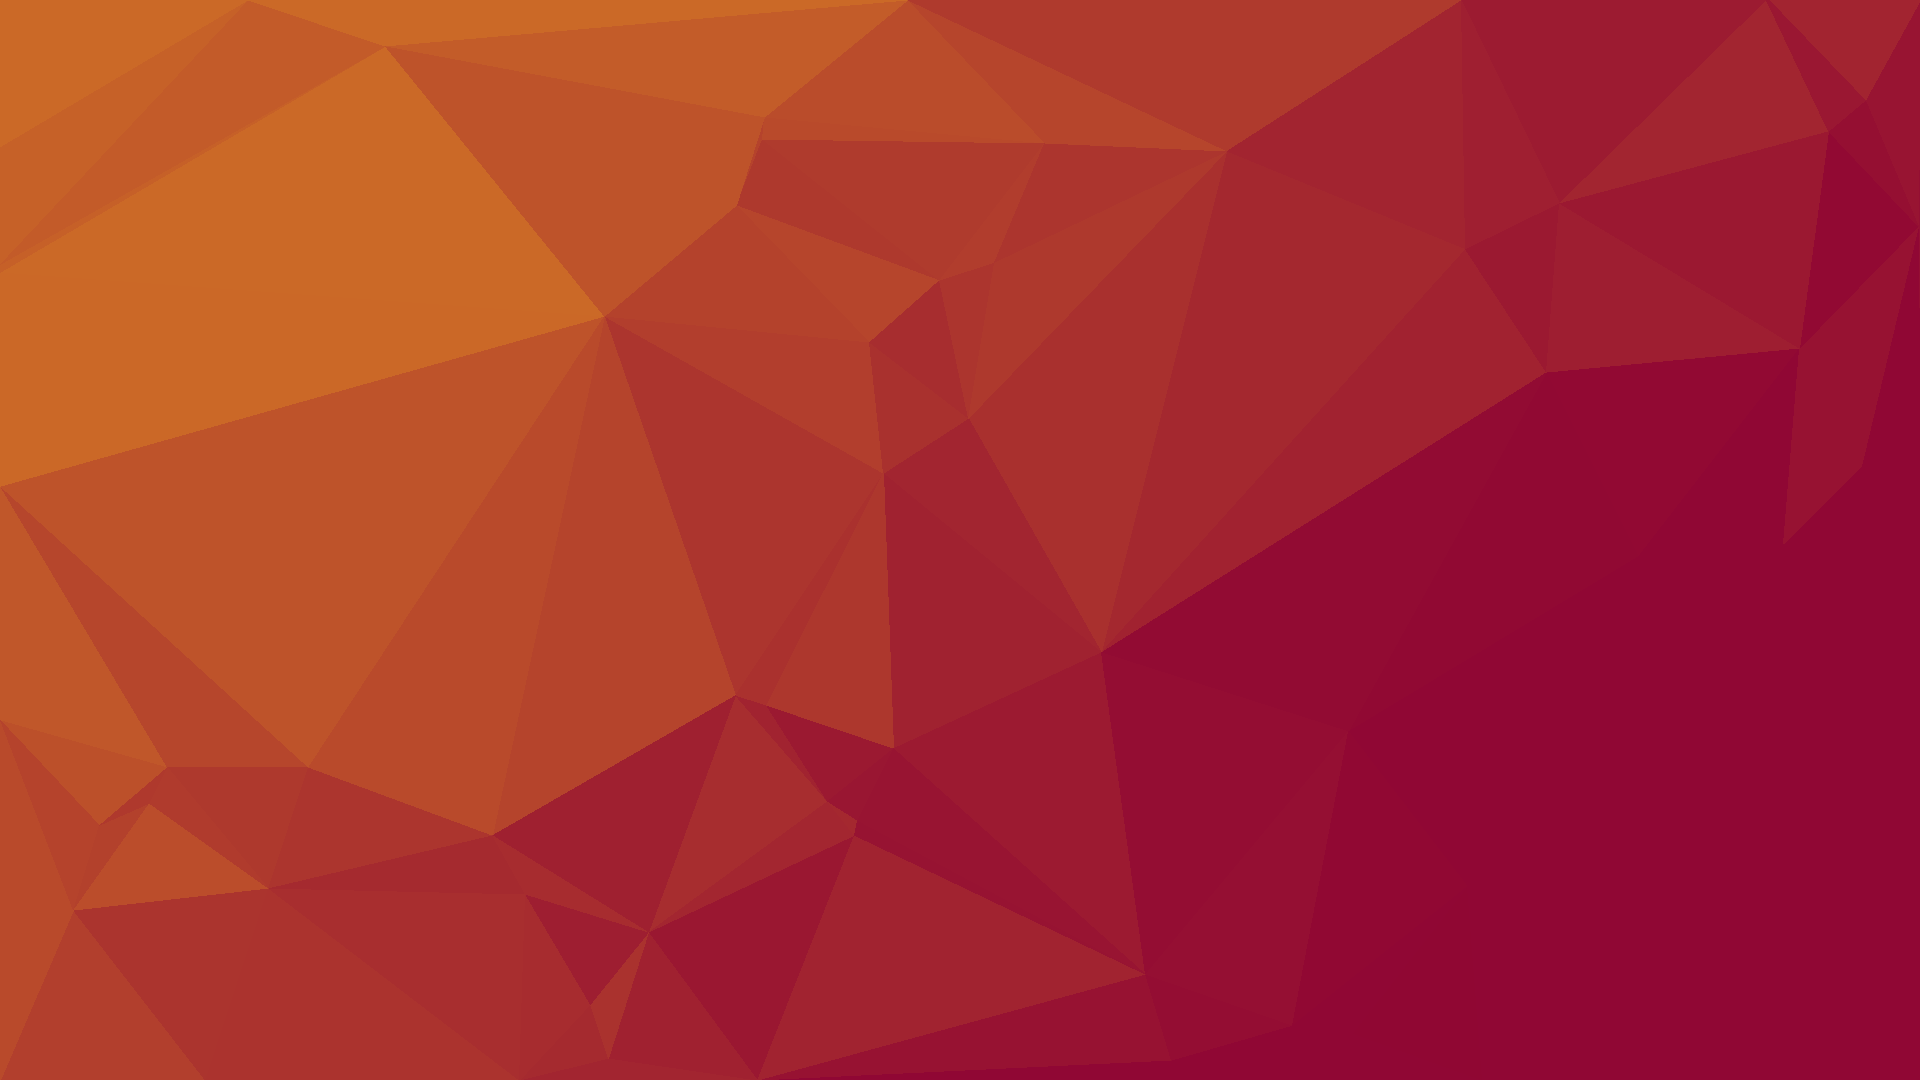

This figure's Python source:
#!/usr/bin/python

from random import random, randint
from scipy.spatial import Delaunay
from PIL import Image, ImageDraw, ImageColor, ImageOps
from math import sin, cos, pi


def coulomb_force(i, j, epsilon=100000):
    """Compute the vector force between points i and j, as per Coulomb's law.
    Keyword arguments:
    epsilon -- the proportionality constant (default 100,000)
    """
    ij = [ci - cj for ci, cj in zip(i, j)]
    ij_norm = sum(c * c for c in ij)**0.5
    if ij_norm > 0:
        return [epsilon * c / (ij_norm**3) for c in ij]
    else:
        return [0, 0]


def __main__():
    image_size = (1920, 1080)

    # color_left = ImageColor.getrgb("#c8a2c8")
    color_left = ImageColor.getrgb("#d97f25")
    color_right = ImageColor.getrgb("#8c0035")

    angle = pi / 6
    NUM_PTS = 50
    VALUE_MIN = 15
    VALUE_MAX = 240
    SHADING_FUZZ = 0.125
    BORDER_PASSES = 5
    MAX_FORCE = 3

    # Generate points list.
    points = [[random() * image_size[0], random() * image_size[1]]
              for _ in range(NUM_PTS)]

    # Apply repulsive forces to points until no net force exceeds MAX_FORCE
    # in magnitude.
    forces = []
    while forces and max(forces,
                         key=lambda f: sum(c * c for c in f)) < MAX_FORCE**2:
        for i, pti in enumerate(points):
            forces = [coulomb_force(pti, ptj) for ptj in points]
            net_force = [sum(col) for col in zip(*forces)]

            # Update positions, clipping to window size.
            pti = [max(0, min(cm, ci + cf))
                   for ci, cf, cm in zip(pti, net_force, image_size)]

    # Add the corners. This ensures the triangulation will take up the
    # entire image.
    points.extend([(0, 0), (image_size[0], 0), (0, image_size[1]), image_size])

    # Now randomly generate more points on the border to avoid oversaturating
    # the corners.
    for _ in range(BORDER_PASSES):
        points.extend([(randint(0, image_size[0]), 0),
                       (randint(0, image_size[0]), image_size[1]),
                       (0, randint(0, image_size[1])),
                       (image_size[0], randint(0, image_size[1]))])

    # Initial image is grayscale for simplicity, is colorized later.
    image = Image.new('L', image_size, 0)
    dr = ImageDraw.Draw(image)

    dt = Delaunay(points)
    for tri in dt.simplices:
        # tri is a list of indices
        # PIL needs tuples because PIL is _special_
        pts = tuple(tuple(int(x) for x in points[i]) for i in tri)

        # Shade by centroid x-pos.
        centroid = tuple(sum(col) // len(col) for col in zip(*pts))
        value_pct = (centroid[0] / image_size[0] * cos(angle) +
                     centroid[1] / image_size[1] * sin(angle))

        # Fuzz the value uniformly from [-fuzz, fuzz]
        value_pct += 2 * SHADING_FUZZ * random() - SHADING_FUZZ

        # Clip to [0, 1]
        value_pct = max(0, min(1, value_pct))

        # Interpolate to [VALUE_MIN, VALUE_MAX]
        value = VALUE_MIN + (VALUE_MAX - VALUE_MIN) * value_pct

        dr.polygon(pts, fill=(int(value),))

    del dr

    image = ImageOps.colorize(image, color_left, color_right)

    image.save("dewalnay.png", "PNG")


if __name__ == "__main__":
    __main__()
